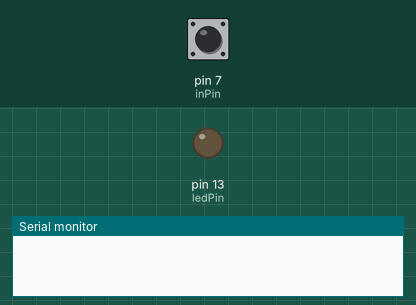
Simulated run of this sketch. Board: Arduino Uno, built with avr-gcc and run on an emulated ATmega328P. Shown: output pins drawn as LEDs (lit = HIGH), the last lines printed to the serial monitor. Dashed ring = blinking. The test bench sets the inputs (shaded band); at power-on: pin 7 (inPin) HIGH.

Above: at 1.2 s.
1.3 s: pin 7 (inPin) pulled LOW for 3.2 s
At 4.9 s:
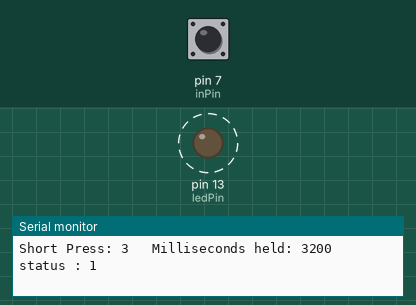
Timing chart, 0 to 6.4 s (numbered marks = the images above; inputs shaded):
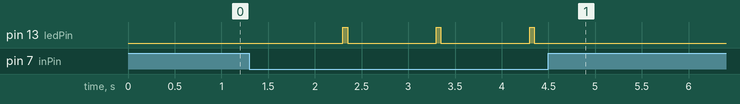

Measured:
- after the input at 1.3 s, pin 13 (ledPin): alternates HIGH for 0.05 s and LOW for 0.95 s, 6 changes in all, then stays LOW, starting after 1.0 s

The sketch:

buttonPress.ino
```cpp
#include <RCSwitch.h>
RCSwitch mySwitch = RCSwitch();

int inPin = 7;  // the pin number for input (for me a push button)
int ledPin = 13;

int current;         // Current state of the button
                     // (LOW is pressed b/c i'm using the pullup resistors)
long millis_held;    // How long the button was held (milliseconds)
long secs_held;      // How long the button was held (seconds)
long prev_secs_held; // How long the button was held in the previous check
byte previous = HIGH;
unsigned long firstTime; // how long since the button was first pressed

//Radio Codes
/////////////

//A Button
char A_Button_On[] = "0FFF0F0FFF0F";
char A_Button_Off[] = "0FFF0F0FFFF0";

void setup() {
  Serial.begin(9600);         // Use serial for debugging

  // Transmitter is connected to Arduino Pin #10
  mySwitch.enableTransmit(10);

  pinMode(ledPin, OUTPUT);
  digitalWrite(inPin, HIGH);  // Turn on 20k pullup resistors to simplify switch input
}

void loop() {
  current = digitalRead(inPin);

  // if the button state changes to pressed, remember the start time
  if (current == LOW && previous == HIGH && (millis() - firstTime) > 200) {
    firstTime = millis();
  }

  millis_held = (millis() - firstTime);
  secs_held = millis_held / 1000;

  // This if statement is a basic debouncing tool, the button must be pushed for at least
  // 100 milliseconds in a row for it to be considered as a push.
  if (millis_held > 50) {

    if (current == LOW && secs_held > prev_secs_held) {
      ledblink(1, 50, ledPin); // Each second the button is held blink the indicator led
    }

    // check if the button was released since we last checked
    if (current == HIGH && previous == LOW) {
      // HERE YOU WOULD ADD VARIOUS ACTIONS AND TIMES FOR YOUR OWN CODE
      // ===============================================================================

      // Button pressed for less than 6 seconds, turn on.
      if (secs_held < 6) {
        Serial.print("Short Press: ");
        Serial.print(secs_held);
        Serial.print("   Milliseconds held: ");
        Serial.println(millis_held);
        //Turn on sockets
        turnSocketsOn();
      }

      // Button held for more than 6 seconds, turn off.
      if (secs_held >= 6) {
        Serial.print("Long Press: ");
        Serial.print(secs_held);
        Serial.print("   Milliseconds held: ");
        Serial.println(millis_held);
        //Turn off sockets
        turnSocketsOff();
      }
      // ===============================================================================
    }
  }

  previous = current;
  prev_secs_held = secs_held;
}

// Just a simple helper function to blink an led in various patterns
void ledblink(int times, int lengthms, int pinnum){
  for (int x=0; x<times;x++) {
    digitalWrite(pinnum, HIGH);
    delay (lengthms);
    digitalWrite(pinnum, LOW);
    delay(lengthms);
  }
}

//Function to send a radio signal to turn sockets on
void turnSocketsOn() {
  // For RPi parsing
  Serial.println("status : 1");
  //  delay
  delay(2000);
  Serial.print("Turning sockets on: ");
  Serial.println(A_Button_On);
  mySwitch.sendTriState(A_Button_On);
  delay(1000);
  // Send ON signal to PI
}
//Function to send a radio signal to turn sockets off
void turnSocketsOff() {
  // For RPi parsing
  Serial.println("status : 0");
  Serial.print("Turning sockets off: ");
  Serial.println(A_Button_Off);
  mySwitch.sendTriState(A_Button_Off);
  delay(1000);
  // Send OFF signal to PI
}
```
